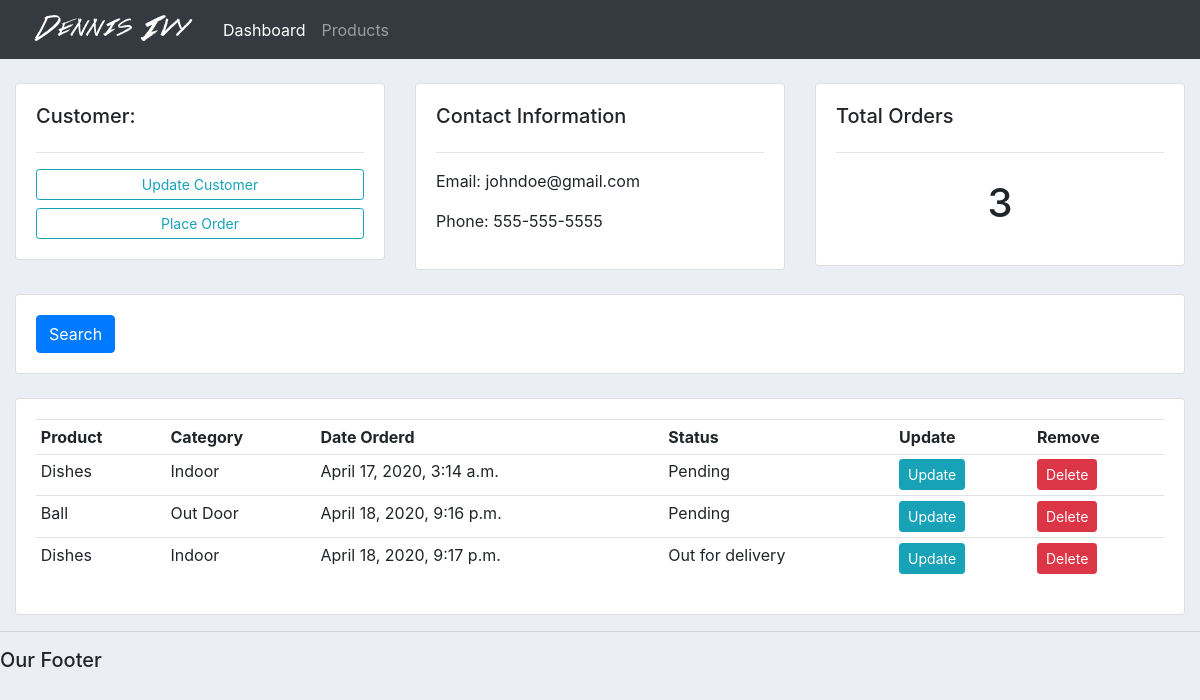
Before: /customer/1/ with the older database file.
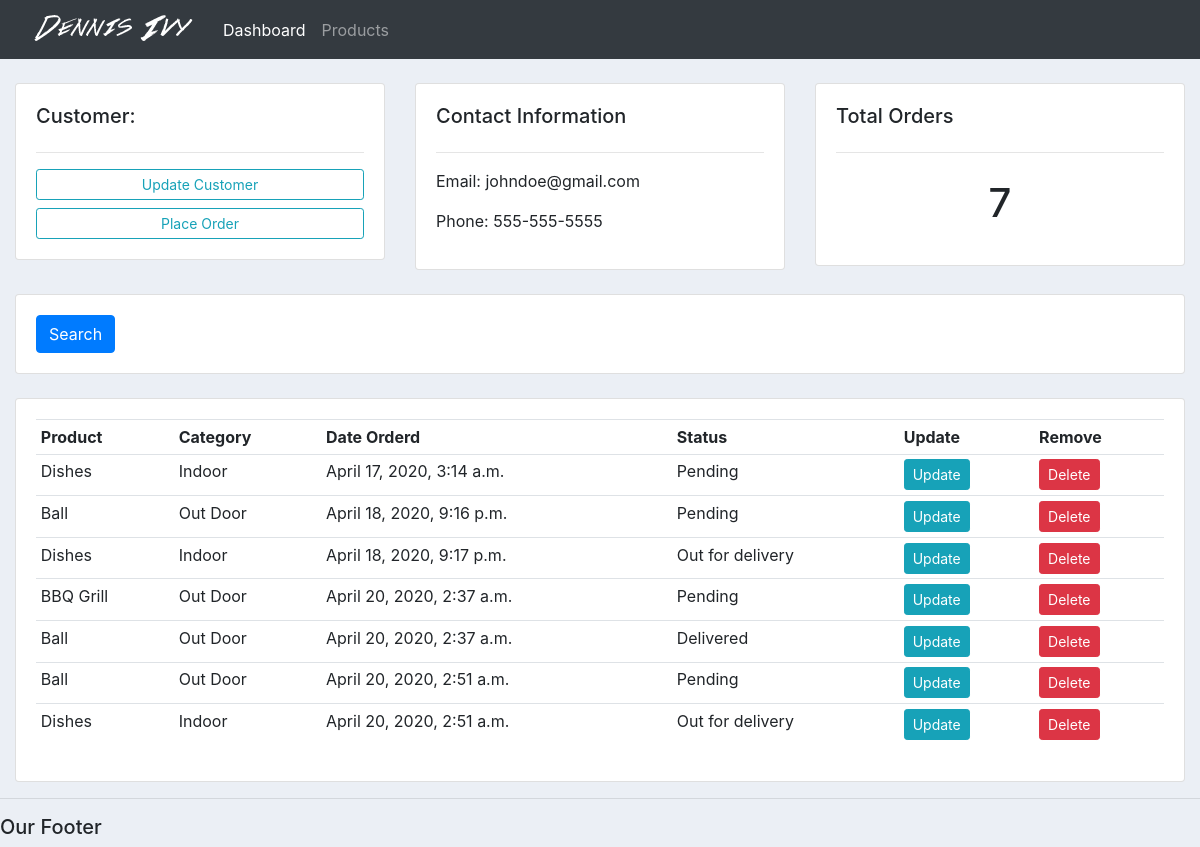
After: the same page with the newer database file.
### accounts/models.py (models this page shows, shortened)
class Order(models.Model):
    STATUS = (
        ('Pending','Pending'),
        ('Out for delivery','Out for delivery'),
        ('Delivered','Delivered'),
    )
    customer = models.ForeignKey(Customer, null=True, on_delete= models.SET_NULL)
    product = models.ForeignKey(Product, null=True, on_delete= models.SET_NULL)
    date_created = models.DateTimeField(auto_now_add=True, null=True)
    status = models.CharField(max_length=200, null=True, choices=STATUS)

class Product(models.Model):
    CATEGORY = (
        ('Indoor','Indoor'),
        ('Out Door','Out Door'),
    )
    name = models.CharField(max_length=200, null=True)
    price = models.FloatField(null=True)
    category = models.CharField(max_length=200, null=True, choices=CATEGORY)
    description = models.CharField(max_length=200, null=True, blank=True)
    date_created = models.DateTimeField(auto_now_add=True, null=True)
    tags = models.ManyToManyField(Tag)
    def __str__(self):
        return self.name

### accounts/views.py (the view)
# urls.py: path('customer/<str:pk>/', views.customer, name="customer"),
def customer(request, pk):
    customer = Customer.objects.get(id=pk)
    orders = customer.order_set.all()
    order_count = orders.count()
    context = {'customer': customer, 'orders': orders, 'order_count': order_count}
    return render(request, 'accounts/customer.html', context)

### accounts/templates/accounts/customer.html
{%  extends 'accounts/main.html' %}
{% block content %}
	<br>
<div class="row">
	<div class="col-md">
		<div class="card card-body">
			<h5>Customer:</h5>
			<hr>
			<a class="btn btn-outline-info  btn-sm btn-block" href="">Update Customer</a>
			<a class="btn btn-outline-info  btn-sm btn-block" href="{% url 'create_order' customer.id %}">Place Order</a>
		</div>
	</div>
	<div class="col-md">
		<div class="card card-body">
			<h5>Contact Information</h5>
			<hr>
			<p>Email: {{customer.email}}</p>
			<p>Phone: {{customer.phone}}</p>
		</div>
	</div>
	<div class="col-md">
		<div class="card card-body">
			<h5>Total Orders</h5>
			<hr>
			<h1 style="text-align: center;padding: 10px">{{order_count}}</h1>
		</div>
	</div>
</div>
<br>
<div class="row">
	<div class="col">
		<div class="card card-body">
			<form method="get">
		    <button class="btn btn-primary" type="submit">Search</button>
		  </form>
		</div>
	</div>
</div>
<br>
<div class="row">
	<div class="col-md">
		<div class="card card-body">
			<table class="table table-sm">
				<tr>
					<th>Product</th>
					<th>Category</th>
					<th>Date Orderd</th>
					<th>Status</th>
					<th>Update</th>
					<th>Remove</th>
				</tr>
				{% for order in orders %}
				<tr>
					<td>{{order.product}}</td>
					<td>{{order.product.category}}</td>
					<td>{{order.date_created}}</td>
					<td>{{order.status}}</td>
					<td><a class="btn btn-sm btn-info" href="{% url 'update_order' order.id%}">Update</a></td>
					<td><a class="btn btn-sm btn-danger" href="{% url 'delete_order' order.id%}">Delete</a></td>
				</tr>
				{% endfor %}
			</table>
		</div>
	</div>
</div>
{% endblock %}

Changed rows visible on the page:
added Order: product "BBQ Grill", product.category "Out Door", date_created "April 20, 2020, 2:37 a.m.", status "Pending"
added Order: product "Ball", product.category "Out Door", date_created "April 20, 2020, 2:37 a.m.", status "Delivered"
added Order: product "Ball", product.category "Out Door", date_created "April 20, 2020, 2:51 a.m.", status "Pending"
added Order: product "Dishes", product.category "Indoor", date_created "April 20, 2020, 2:51 a.m.", status "Out for delivery"
Other visible differences:
{{ order_count }}: "3" → "7"
